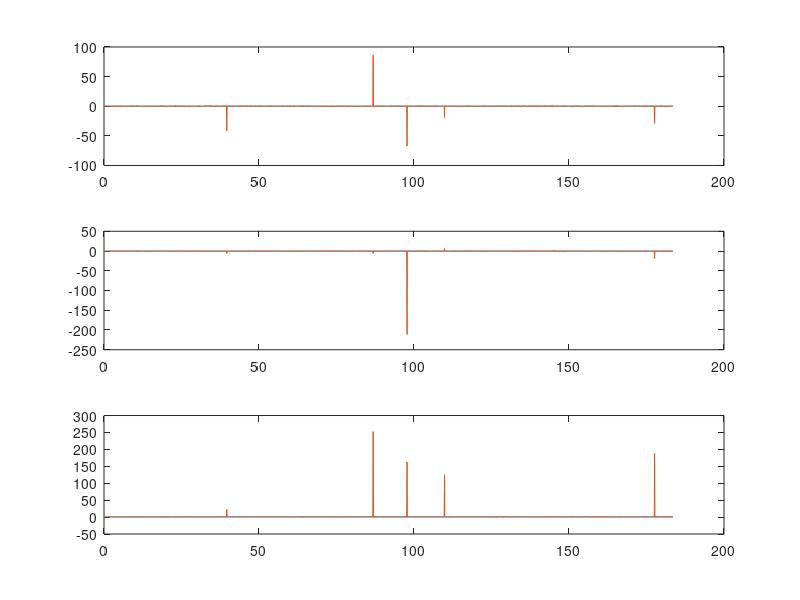
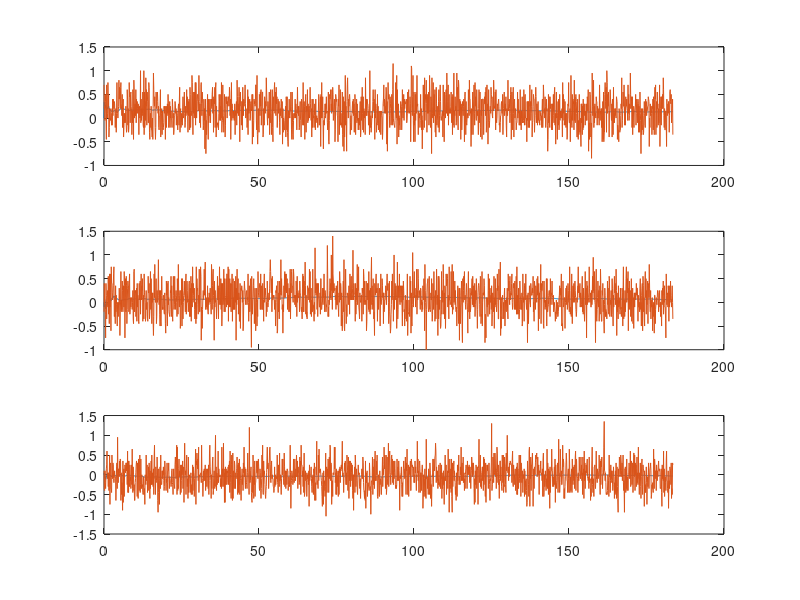
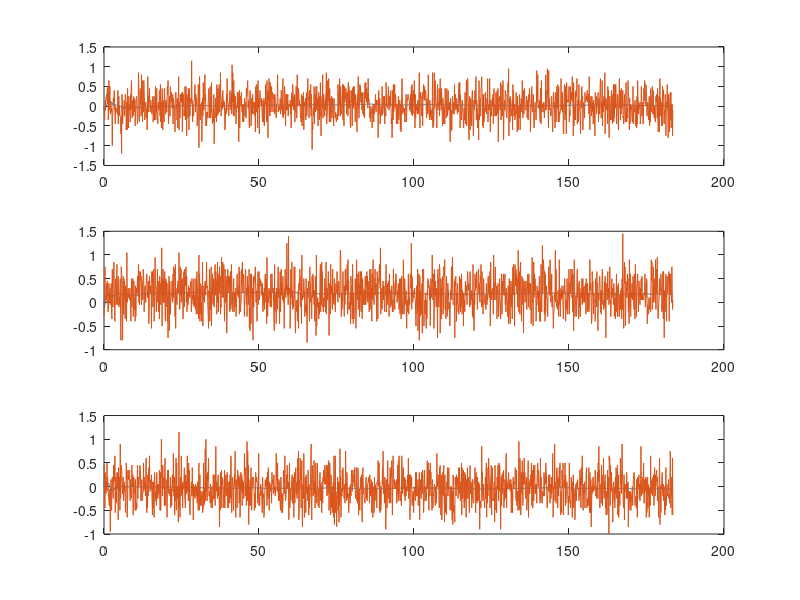
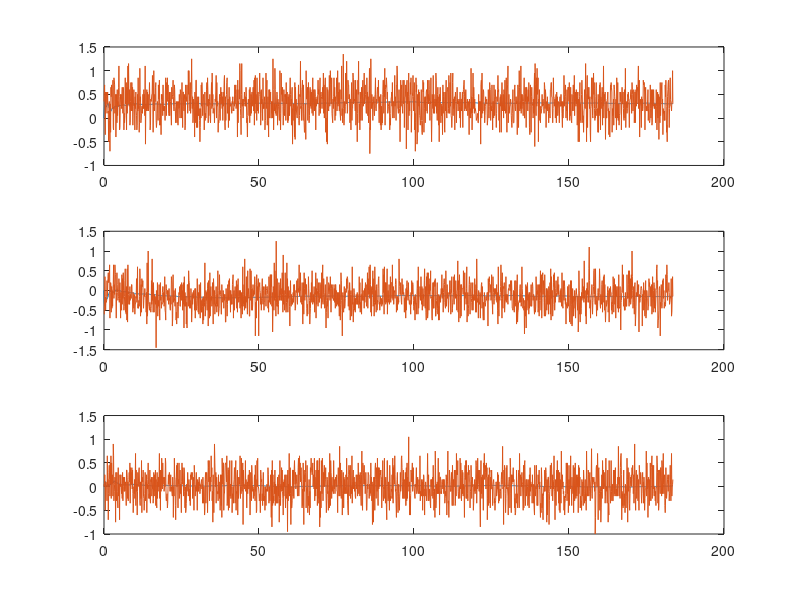

Recreate these plots in MATLAB, in order.
%Plotting raw data vs. filtered
temp = load('IMU1.mat');
imu1 = temp.ans;
temp = load('IMU1_raw.mat');
imu1_raw = temp.ans;
temp = load('IMU2.mat');
imu2 = temp.ans;
temp = load('IMU2_raw.mat');
imu2_raw = temp.ans;
temp = load('IMU3.mat');
imu3 = temp.ans;
temp = load('IMU3_raw.mat');
imu3_raw = temp.ans;
temp = load('IMU4.mat');
imu4 = temp.ans;
temp = load('IMU4_raw.mat');
imu4_raw = temp.ans;

for i = 1:4
    figure(i)
    name = sprintf('imu%i',i);
    raw = sprintf('imu%i_raw',i);
    eval(sprintf('subplot(3,1,1); plot(%s(1,:),%s(2,:),%s(1,:),%s(2,:));', name, name, name, raw));
    eval(sprintf('subplot(3,1,2); plot(%s(1,:),%s(3,:),%s(1,:),%s(3,:));', name, name, name, raw));
    eval(sprintf('subplot(3,1,3); plot(%s(1,:),%s(4,:),%s(1,:),%s(4,:));', name, name, name, raw));
end
    